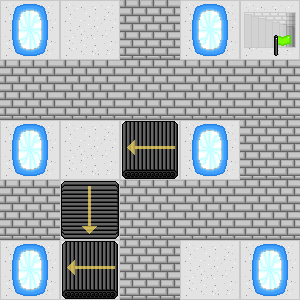

A 2D game scene composited from a Tiled map and its tileset images. What follows is a short description and the map's XML, with every tile layer's data as written:
An orthogonal 5x5 tile map with 60x60 px tiles, 3 tile layers (Hidden Traps, Floor, Objects).

<map version="1.2" tiledversion="1.2.2" orientation="orthogonal" renderorder="right-down" width="5" height="5" tilewidth="60" tileheight="60" infinite="0" nextlayerid="4" nextobjectid="1">
 <tileset firstgid="1" source="../data/objects.tsx" />
 <layer id="3" name="Hidden Traps" width="5" height="5">
  <data encoding="csv">
0,0,0,0,0,
0,0,0,0,0,
0,0,0,0,0,
0,0,0,0,0,
0,0,0,0,0
</data>
 </layer>
 <layer id="1" name="Floor" width="5" height="5">
  <data encoding="csv">
2,2,2,2,2,
2,2,2,2,2,
2,2,2,2,2,
2,2,2,2,2,
2,2,2,2,2
</data>
 </layer>
 <layer id="2" name="Objects" width="5" height="5">
  <data encoding="csv">
4,0,5,4,7,
5,5,5,5,5,
4,0,10,4,5,
5,11,5,5,5,
4,10,5,0,4
</data>
 </layer>
</map>
